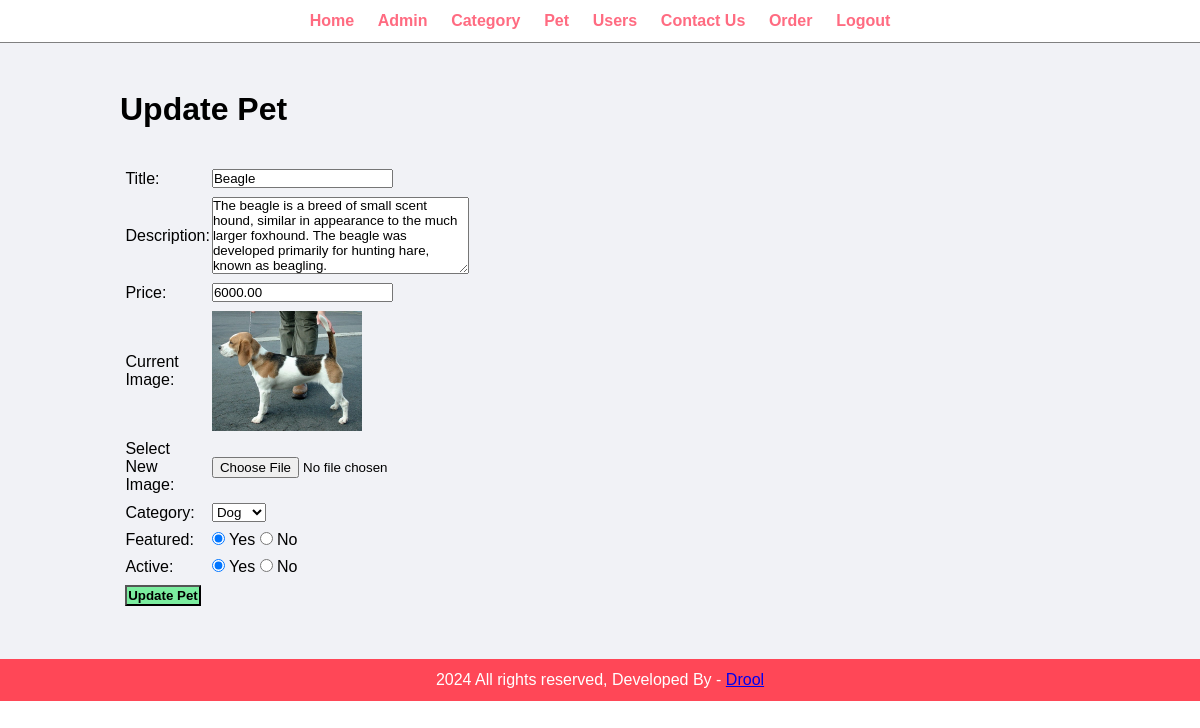
The page /admin/update-pet.php?id=5 (signed in) on the database its author committed.
### tables this page shows
CREATE TABLE `tbl_pet` (
  `id` int(10) UNSIGNED NOT NULL,
  `title` varchar(100) NOT NULL,
  `description` text NOT NULL,
  `price` decimal(10,2) NOT NULL,
  `image_name` varchar(255) NOT NULL,
  `category_id` int(10) NOT NULL,
  `featured` varchar(10) NOT NULL,
  `active` varchar(10) NOT NULL
);

CREATE TABLE `tbl_category` (
  `id` int(10) UNSIGNED NOT NULL,
  `title` varchar(30) NOT NULL,
  `image_name` varchar(30) NOT NULL,
  `featured` varchar(10) NOT NULL,
  `active` varchar(10) NOT NULL
);

### admin/update-pet.php (the view, shortened to what this page needs)
<?php include('partials/menu.php'); ?>
<?php
    if(isset($_GET['id']))
    {
        $id = $_GET['id'];
        $sql2 = "SELECT * FROM tbl_pet WHERE id=$id";
        $res2 = mysqli_query($conn, $sql2);
        $row2 = mysqli_fetch_assoc($res2);
        $title = $row2['title'];
        $description = $row2['description'];
        $price = $row2['price'];
        $current_image = $row2['image_name'];
        $current_category = $row2['category_id'];
        $featured = $row2['featured'];
        $active = $row2['active'];
    }
    else
    {
        header('location:'.SITEURL.'admin/manage-pet.php');
    }
?>
<div class="main-content">
    <div class="wrapper">
        <h1>Update Pet</h1>
        <br><br>
        <form action="" method="POST" enctype="multipart/form-data">
        <table class="tbl-30">
            <tr>
                <td>Title: </td>
                <td>
                    <input type="text" name="title" value="<?php echo $title; ?>">
                </td>
            </tr>
            <tr>
                <td>Description: </td>
                <td>
                    <textarea name="description" cols="30" rows="5"><?php echo $description; ?></textarea>
                </td>
            </tr>
            <tr>
                <td>Price: </td>
                <td>
                    <input type="number" name="price" value="<?php echo $price; ?>">
                </td>
            </tr>
            <tr>
                <td>Current Image: </td>
                <td>
                    <?php
                        if($current_image == "")
                        {
                            echo "<div class='error'>Image not Available.</div>";
                        }
                        else
                        {
                            ?>
                            <img src="<?php echo SITEURL; ?>images/pet/<?php echo $current_image; ?>" width="150px">
                            <?php
                        }
                    ?>
                </td>
            </tr>
            <tr>
                <td>Select New Image: </td>
                <td>
                    <input type="file" name="image">
                </td>
            </tr>
            <tr>
                <td>Category: </td>
                <td>
                    <select name="category">
                        <?php
                            $sql = "SELECT * FROM tbl_category WHERE active='Yes'";
                            $res = mysqli_query($conn, $sql);
                            $count = mysqli_num_rows($res);
                            if($count>0)
                            {
                                while($row=mysqli_fetch_assoc($res))
                                {
                                    $category_title = $row['title'];
                                    $category_id = $row['id'];
                                    ?>
                                    <option <?php if($current_category==$category_id){echo "selected";} ?> value="<?php echo $category_id; ?>"><?php echo $category_title; ?></option>
                                    <?php
                                }
                            }
                            else
                            {
                                echo "<option value='0'>Category Not Available.</option>";
                            }
                        ?>
                    </select>
                </td>
            </tr>
            <tr>
                <td>Featured: </td>
                <td>
                    <input <?php if($featured=="Yes") {echo "checked";} ?> type="radio" name="featured" value="Yes"> Yes
                    <input <?php if($featured=="No") {echo "checked";} ?> type="radio" name="featured" value="No"> No
                </td>
            </tr>
            <tr>
                <td>Active: </td>
                <td>
                    <input <?php if($active=="Yes") {echo "checked";} ?> type="radio" name="active" value="Yes"> Yes
                    <input <?php if($active=="No") {echo "checked";} ?> type="radio" name="active" value="No"> No
                </td>
            </tr>
            <tr>
                <td>
                    <input type="submit" name="submit" value="Update Pet" class="btn-secondary">
                </td>
            </tr>
        </table>
        </form>
    </div>
</div>
<?php include('partials/footer.php'); ?>

### css/admin.css (style rules this page uses)
* { margin: 0; padding: 0; font-family: Arial, Helvetica, sans-serif; }
.wrapper { padding: 1%; width: 80%; margin: 0 auto; }
.tbl-30 { width: 30%; }
table tr td { padding: 1%; }
.btn-secondary { background-color: #7bed9f; padding: 1%; color: black; text-decoration: none; font-weight: bold; }
.main-content { background-color: #f1f2f6; padding: 3% 0; }

### rows shown on the page
tbl_pet: title "Beagle", description "The beagle is a breed of small scent hound, similar in appearance to the much larger foxhound. The beagle was developed primarily for hunting hare, known as beagling.", price "6000.00", image_name (picture), category "Dog", featured "☑", active "☑"
